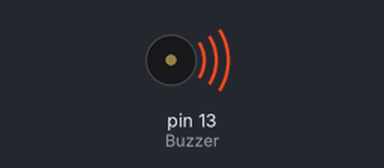
Bench run of a sketch on a simulated Arduino Uno, built with avr-gcc and run on an emulated ATmega328P. Shown: buzzer (waves = sounding, pin HIGH).

Above: at 0.5 s.
Timing chart, 0 to 4.6 s (numbered marks = the images above):
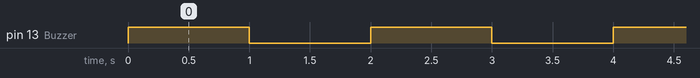

Measured:
- by itself, pin 13 (Buzzer): alternates HIGH for 1.0 s and LOW for 1.0 s

The sketch:

EXTRABUZZERCODE.ino
```cpp
#define Buzzer 13

void setup() {
  pinMode(Buzzer, OUTPUT);


}

void loop() {

  digitalWrite(Buzzer, HIGH);
  delay(1000);
  digitalWrite(Buzzer, LOW);
  delay(1000);


}
```
